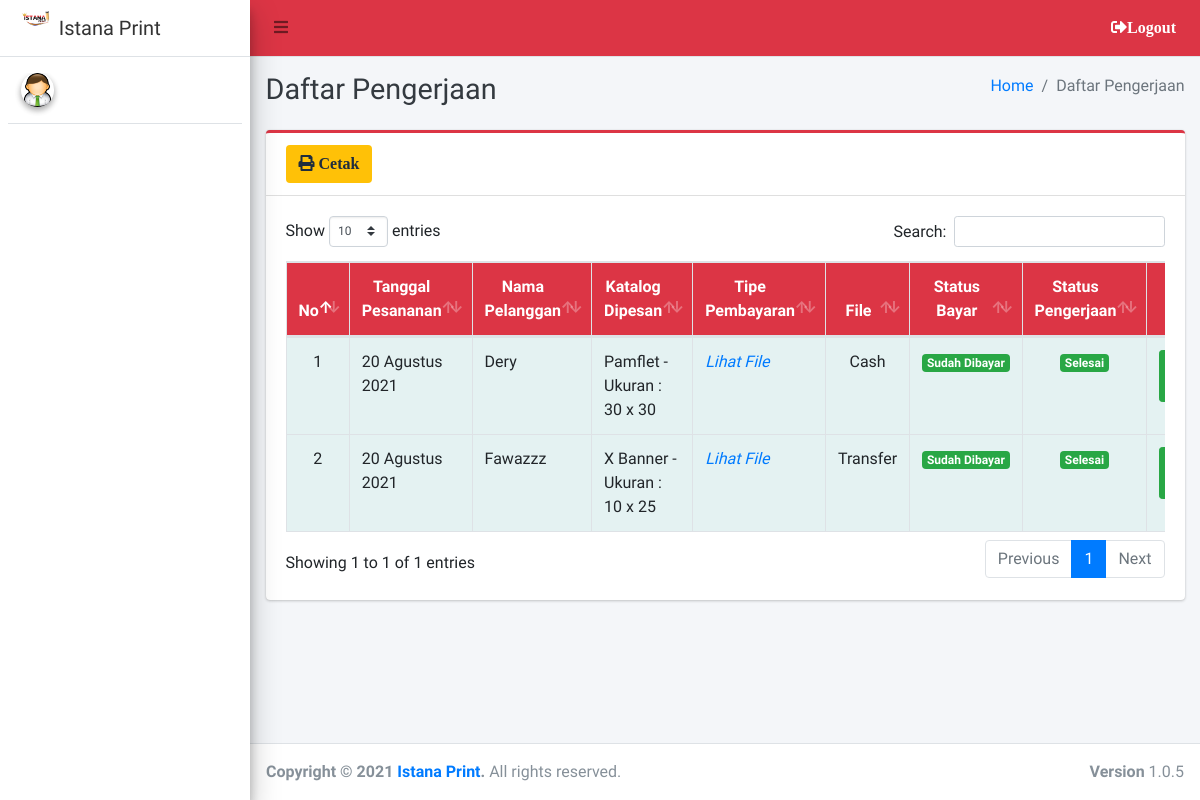
/admin/pengerjaan/index.php, run on an earlier commit of the app's database.
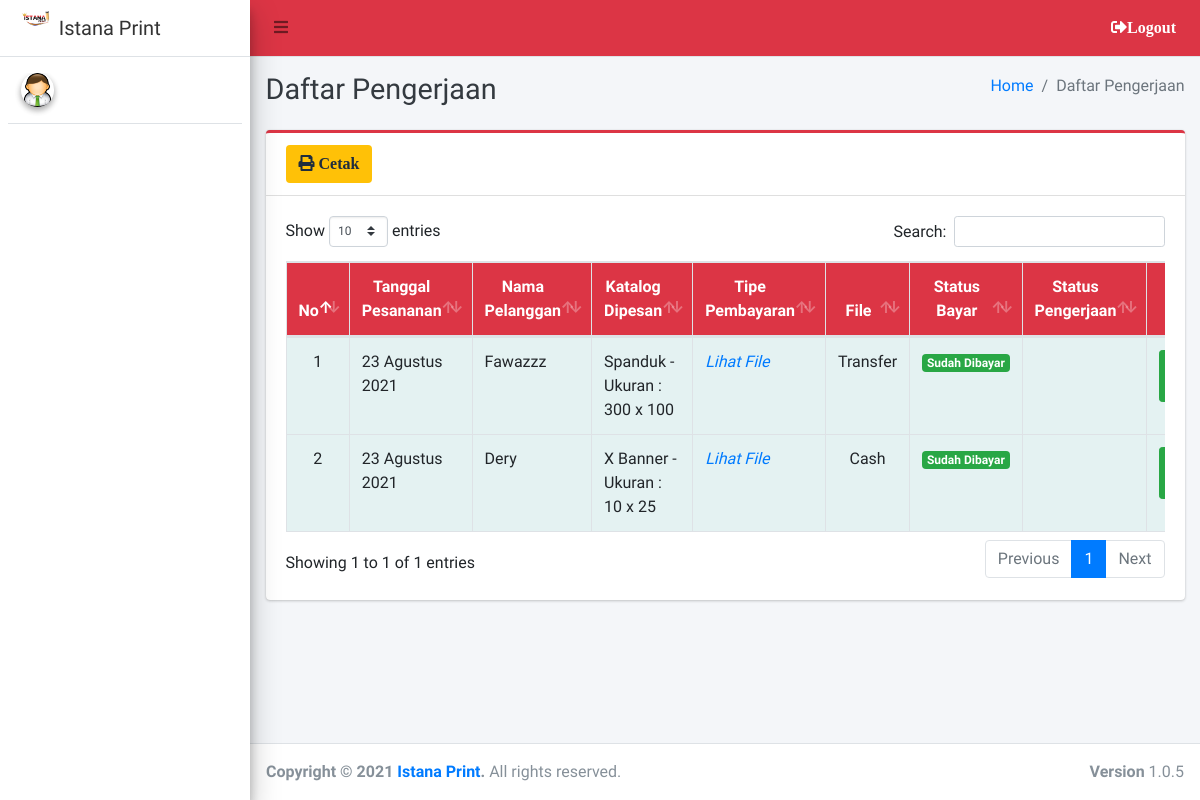
And on a later commit of the database.
### tables this page shows
CREATE TABLE `pemesanan`  (
  `id_pemesanan` int(11) NOT NULL AUTO_INCREMENT,
  `tanggal_pesan` date NULL DEFAULT NULL,
  `id_pelanggan` varchar(20) NULL DEFAULT NULL,
  `id_katalog` int(11) NULL DEFAULT NULL,
  `file` varchar(255) NULL DEFAULT NULL,
  `tipe_pembayaran` varchar(50) NULL DEFAULT NULL,
  `status_bayar` varchar(20) NULL DEFAULT NULL,
  `status_pengerjaan` varchar(50) NULL DEFAULT NULL,
  `status_pengambilan` varchar(50) NULL DEFAULT NULL,
  `bukti_transfer` varchar(100) NULL DEFAULT NULL,
  PRIMARY KEY (`id_pemesanan`) USING BTREE,
  INDEX `id_katalog`(`id_katalog`) USING BTREE
);

CREATE TABLE `pelanggan`  (
  `id_pelanggan` varchar(20) NOT NULL,
  `nama_pelanggan` varchar(100) NULL DEFAULT NULL,
  `jk` varchar(20) NULL DEFAULT NULL,
  `alamat` text NULL,
  `no_hp` varchar(20) NULL DEFAULT NULL,
  PRIMARY KEY (`id_pelanggan`) USING BTREE
);

CREATE TABLE `katalog`  (
  `id_katalog` int(11) NOT NULL AUTO_INCREMENT,
  `nama_katalog` varchar(150) NOT NULL,
  `jenis_katalog` varchar(150) NOT NULL,
  `qty` varchar(50) NOT NULL,
  `ukuran` varchar(150) NOT NULL,
  `harga` varchar(50) NOT NULL,
  `harga_desain` varchar(50) NOT NULL,
  `total_harga` varchar(50) NOT NULL,
  `file` varchar(100) NULL DEFAULT NULL,
  PRIMARY KEY (`id_katalog`) USING BTREE
);

### config/config.php (called while the page is built, shortened)
<?php
	function base_url($url = null){
		$base_url = "http://localhost/istana-print";
		if ($url != null) {
			return $base_url."/".$url;
		}else{
			return $base_url;
		}
	}
 ?>

### config/day.php (called while the page is built)
<?php
function tgl_indo($tanggal)
{
    $bulan = array(
        1 =>   'Januari',
        'Februari',
        'Maret',
        'April',
        'Mei',
        'Juni',
        'Juli',
        'Agustus',
        'September',
        'Oktober',
        'November',
        'Desember'
    );
    $pecahkan = explode('-', $tanggal);
    return $pecahkan[2] . ' ' . $bulan[(int) $pecahkan[1]] . ' ' . $pecahkan[0];
}
?>

### admin/pengerjaan/index.php (the view, shortened to what this page needs)
<?php
require '../../config/config.php';
require '../../config/koneksi.php';
require '../../config/day.php';
?>
<!DOCTYPE html>
<html>
<?php
include '../../templates/head.php';
?>
<body class="hold-transition sidebar-mini layout-fixed">
    <div class="wrapper">
        <?php
        include '../../templates/navbar.php';
        ?>
        <?php
        include '../../templates/sidebar.php';
        ?>
        <div class="content-wrapper">
            <div class="content-header">
                <div class="container-fluid">
                    <div class="row mb-2">
                        <div class="col-sm-6">
                            <h1 class="m-0 text-dark">Daftar Pengerjaan</h1>
                        </div>
                        <div class="col-sm-6">
                            <ol class="breadcrumb float-sm-right">
                                <li class="breadcrumb-item"><a href="#">Home</a></li>
                                <li class="breadcrumb-item active">Daftar Pengerjaan</li>
                            </ol>
                        </div>
                    </div>
                </div>
            </div>
            <section class="content">
                <div class="container-fluid">
                    <div class="row">
                        <div class="col-12">
                            <div class="card card-danger card-outline">
                                <div class="card-header">
                                    <button data-toggle="modal" data-target="#modal-cetak" class="btn bg-yellow"><i class="fa fa-print"> Cetak</i></button>
                                </div>
                                <div class="card-body">
                                    <div class="table-responsive">
                                        <table id="example1" class="table table-bordered table-striped">
                                            <thead class="bg-red">
                                                <tr align="center">
                                                    <th>No</th>
                                                    <th>Tanggal Pesananan</th>
                                                    <th>Nama Pelanggan</th>
                                                    <th>Katalog Dipesan</th>
                                                    <th>Tipe Pembayaran</th>
                                                    <th>File</th>
                                                    <th>Status Bayar</th>
                                                    <th>Status Pengerjaan</th>
                                                    <th>Opsi</th>
                                                </tr>
                                            </thead>
                                            <?php
                                            $no = 1;
                                            $data = $koneksi->query("SELECT * FROM pemesanan AS p
                                            LEFT JOIN pelanggan AS pl ON p.id_pelanggan = pl.id_pelanggan
                                            LEFT JOIN katalog AS k ON p.id_katalog = k.id_katalog
                                            ORDER BY p.id_pemesanan DESC");
                                            while ($row = $data->fetch_array()) {
                                            ?>
                                                <tbody style="background-color: azure">
                                                    <tr>
                                                        <td align="center"><?= $no++ ?></td>
                                                        <td><?= tgl_indo($row['tanggal_pesan']) ?></td>
                                                        <td><?= $row['nama_pelanggan'] ?></td>
                                                        <td><?= $row['nama_katalog'] ?> - Ukuran : <?= $row['ukuran'] ?></td>
                                                        <td><a href="<?= base_url(); ?>/filependukung/<?= $row['file']?>" data-title="file" data-gallery="galery" title="Lihat" target="blank"><i>Lihat File</i></a></td>
                                                        <td align="center"><?= $row['tipe_pembayaran'] ?></td>
                                                        <td align="center">
                                                            <?php if($row['status_bayar'] == "Sudah Dibayar"){ ?>
                                                                <span class="badge badge-success"><?= $row['status_bayar'] ?></span>
                                                            <?php }else{ ?>
                                                                <span class="badge badge-warning"><?= $row['status_bayar'] ?></span>
                                                            <?php } ?>
                                                        </td>
                                                        <td align="center">
                                                            <?php if($row['status_pengerjaan'] == "Selesai"){ ?>
                                                                <span class="badge badge-success"><?= $row['status_pengerjaan'] ?></span>
                                                            <?php }elseif($row['status_pengerjaan'] == "Sedang Diproses"){ ?>
                                                                <span class="badge badge-warning"><?= $row['status_pengerjaan'] ?></span>
                                                            <?php }else{ ?>
                                                                <span class="badge badge-danger"><?= $row['status_pengerjaan'] ?></span>
                                                            <?php } ?>
                                                        </td>
                                                        <td align="center">
                                                            <a href="edit?id=<?= $row['id_pemesanan'] ?>" class="btn btn-success btn-sm" title="Edit"><i class="fa fa-edit"></i> Kerjakan</a>
                                                        </td>
                                                    </tr>
                                                </tbody>
                                            <?php } ?>
                                        </table>
                                    </div>
                                </div>
                            </div>
                        </div>
                    </div>
                </div>
            </section>
        </div>
        <?php include_once "../../templates/footer.php"; ?>
    </div>
</body>
</html>

### templates/head.php (shortened to what this page needs)
<head>
  <link rel="stylesheet" href="<?= base_url() ?>/assets/plugins/fontawesome-free/css/all.min.css">
  <link rel="stylesheet" href="https://code.ionicframework.com/ionicons/2.0.1/css/ionicons.min.css">
  <link rel="stylesheet" href="<?= base_url() ?>/assets/plugins/datatables-bs4/css/dataTables.bootstrap4.css">
  <link rel="stylesheet" href="<?= base_url() ?>/assets/plugins/ekko-lightbox/ekko-lightbox.css">
  <link rel="stylesheet" href="<?= base_url() ?>/assets/plugins/bootstrap-fileupload/bootstrap-fileupload.min.css">
  <link rel="stylesheet" href="<?= base_url() ?>/assets/plugins/tempusdominus-bootstrap-4/css/tempusdominus-bootstrap-4.min.css">
  <link rel="stylesheet" href="<?= base_url() ?>/assets/plugins/select2/css/select2.min.css">
  <link rel="stylesheet" href="<?= base_url() ?>/assets/plugins/select2-bootstrap4-theme/select2-bootstrap4.min.css">
  <link rel="stylesheet" href="<?= base_url() ?>/assets/plugins/icheck-bootstrap/icheck-bootstrap.min.css">
  <link rel="stylesheet" href="<?= base_url() ?>/assets/plugins/jqvmap/jqvmap.min.css">
  <link rel="stylesheet" href="<?= base_url() ?>/assets/dist/css/adminlte.min.css">
  <link rel="stylesheet" href="<?= base_url() ?>/assets/plugins/overlayScrollbars/css/OverlayScrollbars.min.css">
  <link rel="stylesheet" href="<?= base_url() ?>/assets/plugins/daterangepicker/daterangepicker.css">
  <link rel="stylesheet" href="<?= base_url() ?>/assets/plugins/summernote/summernote-bs4.css">
  <link rel="stylesheet" href="<?= base_url() ?>/assets/plugins/bootstrap-fileupload/bootstrap-fileupload.min.css">
  <link rel="stylesheet" href="<?= base_url() ?>/assets/alert/sweetalert.css">
</head>

### templates/navbar.php
<nav class="main-header navbar navbar-expand navbar-red navbar-light">
  <ul class="navbar-nav">
    <li class="nav-item">
      <a class="nav-link" data-widget="pushmenu" href="#"><i class="fas fa-bars"></i></a>
    </li>
  </ul>
  <ul class="navbar-nav ml-auto">
    <li class="nav-item dropdown">
      <a class="nav-link alert-logout" href="<?= base_url('logout') ?>">
        <i class="fas fa-sign-out-alt text-white">Logout</i>
      </a>
    </li>
  </ul>
</nav>

### templates/sidebar.php (shortened to what this page needs)
<aside class="main-sidebar sidebar-light-green elevation-4">
  <a href="#" class="brand-link">
    <img src="<?= base_url() ?>/assets/dist/img/istana-print.png" style="width: 30px;" alt="#" class="brand-image" style="opacity: .8">
    <span class="brand-text font-weight-light"><b>Istana Print</b></span>
  </a>
  <div class="sidebar">
    <div class="user-panel mt-3 pb-3 d-flex">
      <div class="image">
        <img src="<?= base_url() ?>/assets/dist/img/admin-icon.png" class="img-circle elevation-2" alt="User Image">
      </div>
      <div class="info">
      </div>
    </div>
  </div>
</aside>

### templates/footer.php
<footer class="main-footer">
  <strong>Copyright &copy; <?= date('Y') ?> <a href="#">Istana Print</a>.</strong>
  All rights reserved.
  <div class="float-right d-none d-sm-inline-block">
    <b>Version</b> 1.0.5
  </div>
</footer>

What changed in the data, as far as the page shows it:
removed pemesanan: tanggal_pesan "20 Agustus 2021", id_pelanggan.nama_pelanggan "Dery", id_katalog.nama_katalog "Pamflet", id_katalog.ukuran "30 x 30", tipe_pembayaran "Cash", status_bayar "Sudah Dibayar", status_pengerjaan "Selesai"
removed pemesanan: tanggal_pesan "20 Agustus 2021", id_pelanggan.nama_pelanggan "Fawazzz", id_katalog.nama_katalog "X Banner", id_katalog.ukuran "10 x 25", tipe_pembayaran "Transfer", status_bayar "Sudah Dibayar", status_pengerjaan "Selesai"
added pemesanan: tanggal_pesan "23 Agustus 2021", id_pelanggan.nama_pelanggan "Fawazzz", id_katalog.nama_katalog "Spanduk", id_katalog.ukuran "300 x 100", tipe_pembayaran "Transfer", status_bayar "Sudah Dibayar"
added pemesanan: tanggal_pesan "23 Agustus 2021", id_pelanggan.nama_pelanggan "Dery", id_katalog.nama_katalog "X Banner", id_katalog.ukuran "10 x 25", tipe_pembayaran "Cash", status_bayar "Sudah Dibayar"
